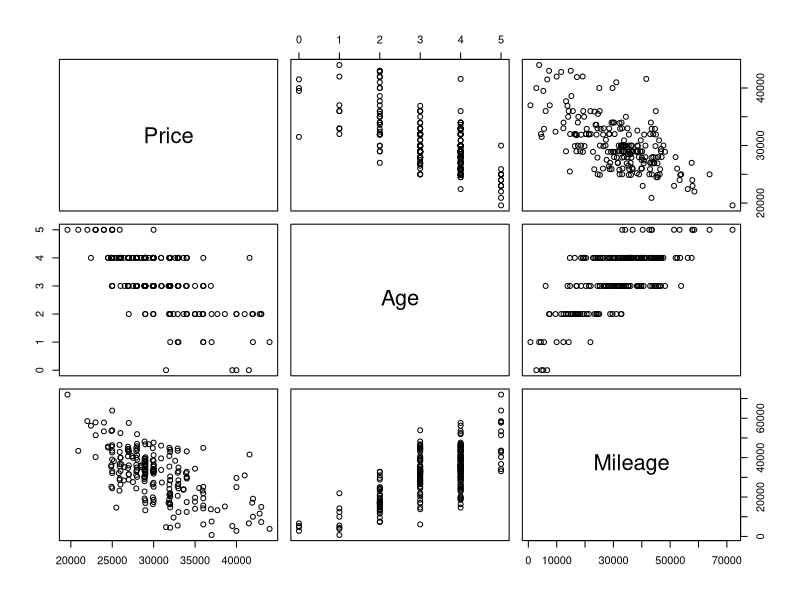
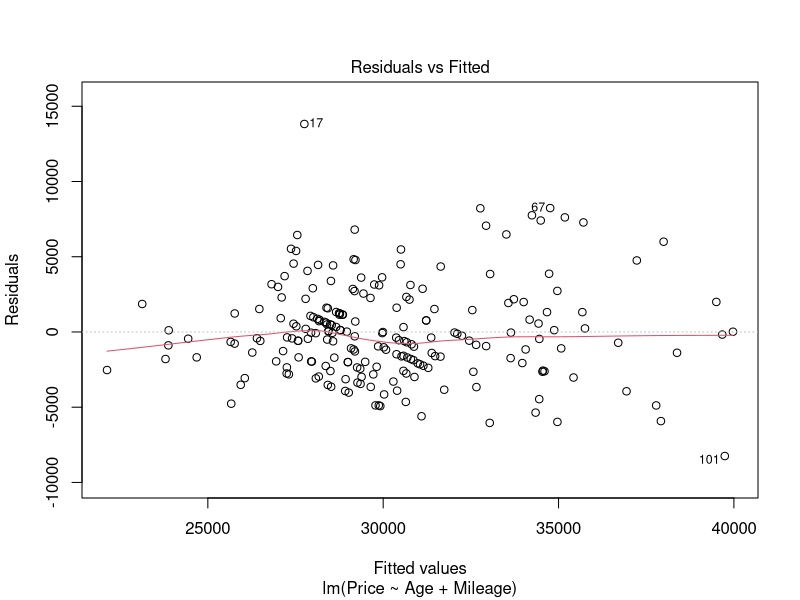
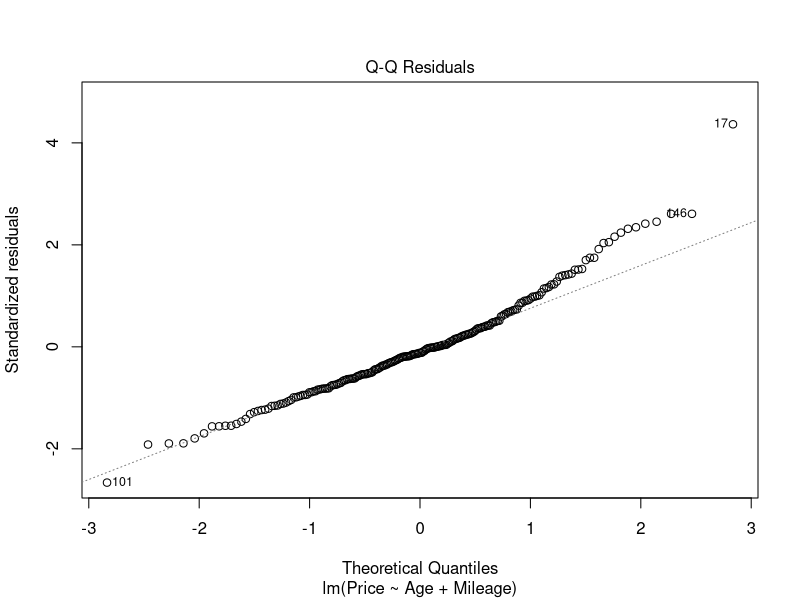
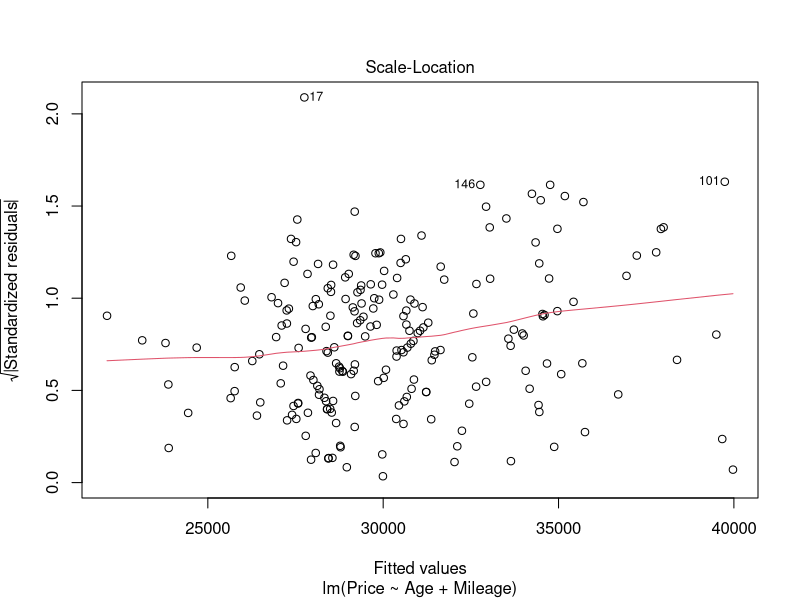
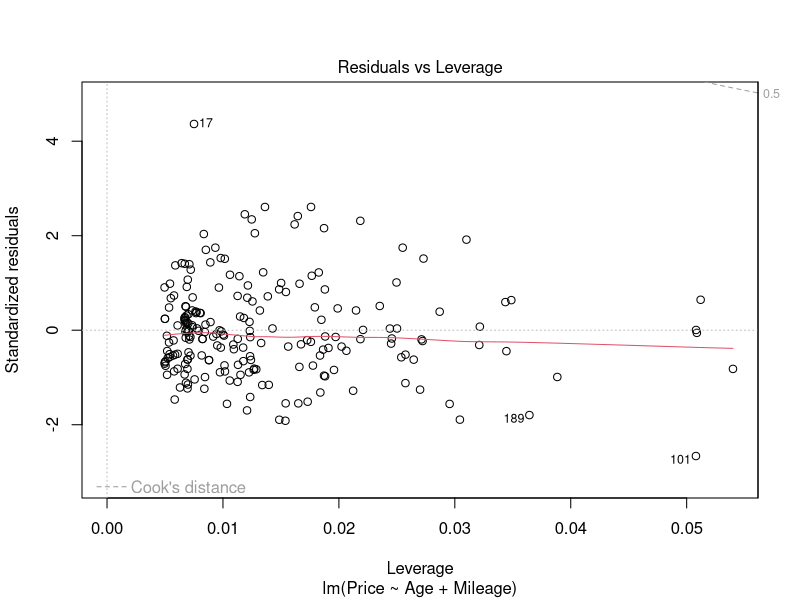

These figures' R source, in order:
#' ---
#' title: "Ass2"
#' author: "Cheng"
#' date: "10/20/2019"
#' output:
#'   html_document:
#'     df_print: paged
#'     toc: true
#'     toc_depth: 4
#'     number_sections: true
#'     toc_float: true
#'   word_document: default
#' ---
#' 
## ----setup, include=FALSE, echo=FALSE------------------------------------
require("knitr")
opts_knit$set(root.dir = "~/Desktop/NTU/02/Business Analytics/assignment/asd1902")

#' 
#' # Q1
#' *The manager of a commuter rail transportation system was recently asked by her governing board to determine which factors have a significant impact on the demand for rides in the large city served by the transportation network. The system manager has collected data on variables thought to be possibly related to the number of weekly riders on the city’s rail system. The file railriders.txt contains these data.*
#' 
#' Take a look of data
## ------------------------------------------------------------------------
rail = read.table("railriders.txt", header = TRUE)
head(rail)

#' 
#' ## (a) 
#' *(Answer this question before using R.) What are the expected signs of the coefficients of the explanatory variables in this multiple regression model? Provide reasoning for each of your stated expectations.*
#' 
#' 我預期`Price_per_Ride`, `Income` 與 `Weekly_Riders`為負向的關係。以收入來說，收入愈高預期會傾向開自己的私人車而會減少搭乘交通工具的機會。大眾運輸的費用增加會減少搭乘的機會。
#' 
#' `Parking_Rate`、`Population`與`Weekly_Riders`為正向關係。停車費越高會減少開車的機會轉而搭乘交通工具。人口越多基數越大，搭乘大眾工具的數量自然會提升。
#' 
#' ## (b) 
#' *Formulate and estimate a multiple regression model using R with the given data. Perform a test of significance for each of the model’s regression coefficients. Interpret each of the estimated regression coefficients. Are the signs of the estimated regression coefficients consistent with your expectation as stated in (a)?*
#' 
## ------------------------------------------------------------------------
fit1 = lm(Weekly_Riders ~ . -Year, data = rail)
summary(fit1)

#' 
#' 如果顯著水準為0.05，fit1模型的所有解釋變數得據P-value都<0.05, 都是顯著的。變數coefficient 方向的估計結果與預期相符合。
#' 
#' 根據模型估計的結果我們可以推論以下關係：
#' 
#' 1. 當其他變數固定的情況下，Price_Per_Ride每上升一單位，Weekly_Riders下降大約167個單位。
#' 2. 當其他變數固定的情況下，Population每上升一單位，Weekly_Riders也上升0.62個單位。
#' 3. 當其他變數固定的情況下，Income每上升一單位，Weekly_Riders下降0.047個單位。
#' 4. 當其他變數固定的情況下，Parking_Rate每上升一單位，Weekly_Riders上升194個單位。
#' 
#' ## (c) 
#' *What proportion of the total variation in the number of weekly riders is not explained by this multiple regression model?*
## ------------------------------------------------------------------------
(1 - summary(fit1)$r.squared)

#' 
#' # Q2
#' *An antique collector believes that the price received for a particular item increases with its age and with the number of bidders. The file antique.txt contains data for 32 recently auctioned comparable items.*
#' 
#' ## (a) 
#' *Formulate and estimate a multiple regression model with R. Interpret each of the estimated regression coefficients. Is the antique collector correct in believing that the price received for the item increases with its age and with the number of bidders?*
#' 
#' Data
## ------------------------------------------------------------------------
ant = read.table("antique.txt", header = TRUE)
head(ant)

#' 
#' 
#' Build  multiple regression model：
## ------------------------------------------------------------------------
fit2 = lm(data = ant, Auction_Price ~ .)
summary(fit2)

#' 
#' 根據lm跑的結果，我們可以得到以下估計的模型：
#' 
#' $AuctionPrice = -1336.7721 + 12.7362 * Age of Item + 85.8151 * Number Bidders$
#' 
#' 1. 當Number Bidders不變，古董每增加一歲，價格會增加$12.7362單位的價錢
#' 2. 當Age of Item不變，Number Bidders每增加一人，價格會增加$85.8單位的價錢
#' 
#' `Age_of_Item`跟`Number_Bidders`的pvalue都很小，都很顯著。因此收藏家可以相信Bidders的數量跟古董的年齡對價錢是有解釋能力的。
#' 
#' ## (b) 
#' *Interpret the residual standard error and the coefficient of determination.*
#' 
#' 1. The residual standard error = 133.1
#' 2. Coefficient of determination = 0.8927
#' 
#' 也就是說，根據$R^2$，這個模型有89.27%的解釋能力，模型fit的還不錯。Residual standard error 說明了模型的預測能力，當我們要預測一個新的古董的售價時的誤差價格約在$133.1以內。
#' 
#' ## (c)
#' *Suppose the antique collector believes that the rate of increase of the auction price with the age of the item will be driven upward by a large number of bidders. How would you revise the multiple regression model?*
#' 
#' Add interaction term:
## ------------------------------------------------------------------------
fit3 = lm(data = ant, Auction_Price ~ Age_of_Item * Number_Bidders)
summary(fit3)

#' 
#' ## (d) 
#' *Interpret each of the estimated coefficients in the revised model.*
#' 
#' 根據模型跑的結果：
#' 
#' 1. Number_Bidders不變，當Age_of_Item每上升一個單位，價格會上升(0.8733+1.2979 * Number_Bidders)，也就是說價格會再根據Bidder的數量而有調整。
#' 2. Age_of_Item不變，當Number_Bidders每上升一個單位，價格會有(-93.4099 + 1.2979 * Age_of_Item)的變動，也就是說價格會再根據古董的年齡而有調整。
#' 
#' ## (e) 
#' *Which model fits the given data better? Give your reasons.*
#' 
#' 加入Interaction term的 fit3模型表現得比較好。可以發現fit3模型的$R^2$ 上升(95.44%)、$\sigma$下降(88.370)，模型的解釋力、預測力都更好。
#' 
#' # Q3
#' *When car dealers lease a car, how do they decide what to charge? One answer, if you’ve got a lot of unpopular cars to move, is to charge whatever it takes to get the cars off the lot. A different answer considers the so-called residual value of the car at the end of the lease. The residual value of a leased car is the value of this car in the used-car market, also known as the previously owned car market.*
#' 
#' *How should we estimate the residual value of a car? The residual value depends on how much the car was worth originally, such as the manufacturer’s list price. Let’s take this off the table by limiting our attention to a particular type of car. Let’s also assume that we are looking at cars that have not been damaged in an accident.*
#' 
#' *What else matters? Certainly the age of the car affects its residual value. Customers expect to pay less for older cars, on average. Older cars have smaller residual value. The term of the lease, say 2 or 3 years, has to cover the cost of the ageing of the car. Another factor that affects the residual value is the type of use. An older car that is in the great condition might be worth more than a newer car that has been heavily driven. It seems as though the cost of a lease ought to take both duration and use into account.*
#' 
#' ## (a) 
#' *Why does a manufacturer need to estimate the residual value of a leased car in order to determine annual payments on the lease?*
#' 
#' 如果沒有先估算車子的residual value，那很有可能租出去的價格太低導致車子退回時可能無法平衡車子實際耗損。
#' 
#' Data
## ------------------------------------------------------------------------
bmw = read.table('used_bmw.txt', header = TRUE, sep = "\t")

#' 
#' ## (b) 
#' *Check scatterplots of the variables. Do the relationships appear straight enough to permit using multiple linear regression with these variables?*
## ------------------------------------------------------------------------
pairs(bmw[, 1:3])

#' 
#' 1. `Price` 跟 `Age` 有隨著車齡增長而價格降低相關性
#' 2. `Price` 跟 `Mileage` 呈現負相關的趨勢
#' 3. `Mileage` 跟 `Age` 兩個解釋變數有一點正相關的關係，可能會造成共線性的問題
#' 4. 有一些outliers，但不是很嚴重。
#' 
#' 根據上述變數間的關係，判定為可以建多元回歸模型。
#' 
#' ## (c) 
#' *Fit the appropriate multiple linear regression model.*
#' 
#' Model fit4:
## ------------------------------------------------------------------------
fit4 = lm(data = bmw, Price ~ Age + Mileage)
summary(fit4)

#' 
#' If add interaction term
#' Model fit5
## ------------------------------------------------------------------------
fit5 = lm(data = bmw, Price ~ Age * Mileage)
summary(fit5)

#' 
## ------------------------------------------------------------------------
anova(fit4, fit5)

#' 
#' 我會選擇採用Model fit4。
#' 
#' 
#' ## (d) 
#' *Does this model meet the assumptions for multiple linear models?*
## ------------------------------------------------------------------------
plot(fit4)

#' 
#' fit4模型的Analysis of Risiduals:
#' 
#' 1. Risiduals大致符合常態分佈、variance差異也很小。
#' 2. 除了#17的樣本比較不正常之外，大致都還符合3+1 Assumptions.
#' 
#' ## (e) 
#' *Build confidence intervals for the partial effects of age and mileage.*
## ------------------------------------------------------------------------
confint(fit4)

#' 
#' 95% 的信賴區間為：
#' 
#' 1. Age: (-2423, -1284)
#' 2. Mileage: (-0.1708, -0.077)
#' 
#' ## (f) 
#' *Summarize the results of your model. Recommend terms for leases that cover the costs of ageing and mileage.*
## ------------------------------------------------------------------------
summary(fit4)$coefficient

#' 
#' Model: 
#' 
#' $Price = 40323 -1854 * Age - 0.124 * Mileage$
#' 
#' 我們可以設定車子年齡增加的成本為2000, 每一里程數的成本為0.17. 這樣子的設定平均來說有95%的可能性可以覆蓋真實的成本～
#' 
#' ## (g) 
#' *Do you have any caveats that should be pointed out with your recommended terms? For example, are there any evident lurking variables?*
#' 
## ------------------------------------------------------------------------
summary(fit4)$r.squared

#' 
#' 首先我們可以注意到模型fit4的$R^2$僅有51%的解釋能力，代表還有將近一半的資訊是沒有被這個模型捕捉到的。因此我們可以透過增加變數的方式來幫助模型增加解釋能力，像是可以收集一些車子外觀、性能實測等特徵數據可能會增加車子價值的變數。
